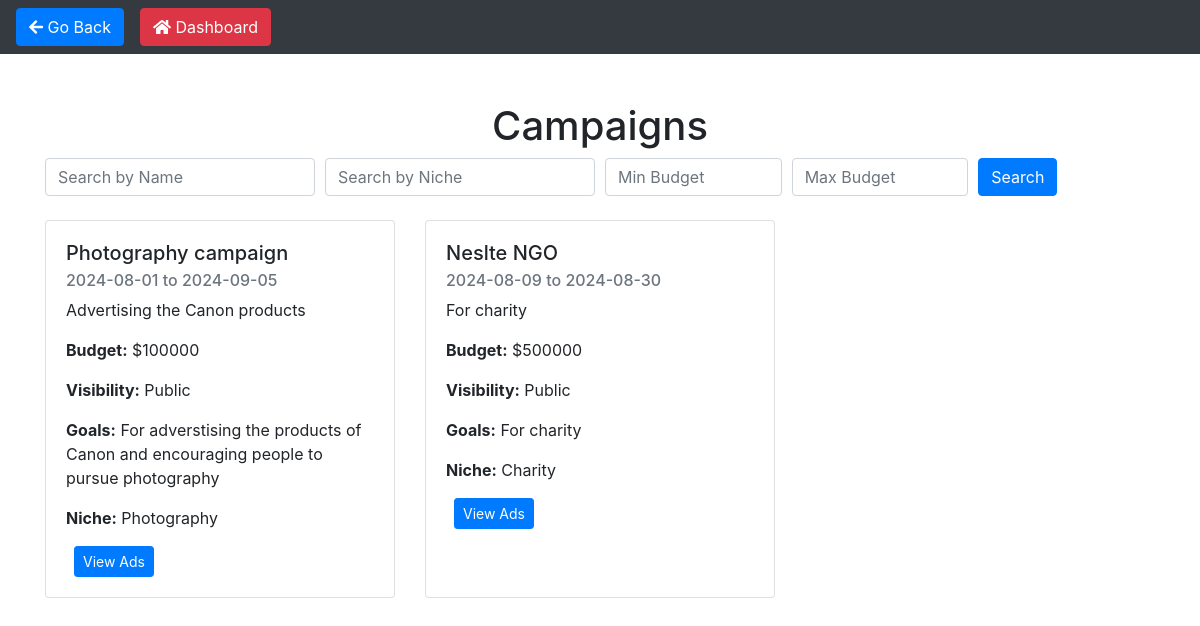
The page /influencer_campaign (signed in) on the database its author committed.
### models.py (models this page shows, shortened)
class Campaign(db.Model):
    __tablename__ = "campaign"
    id = db.Column(db.Integer, primary_key=True)
    name = db.Column(db.String(64), nullable=False)
    date_created = db.Column(db.DateTime, nullable=False, default=datetime.utcnow)
    description = db.Column(db.String(84), nullable=False)
    start_date = db.Column(db.DateTime, nullable=False)
    end_date = db.Column(db.DateTime, nullable=False)
    budget = db.Column(db.Integer, nullable=False)
    visibility = db.Column(db.String(84), nullable=False)
    goals = db.Column(db.String(84), nullable=False)
    niche = db.Column(db.String(64), nullable=False)
    user_id = db.Column(db.Integer, db.ForeignKey('user.id'), nullable=False)
    associated_influencers = db.relationship('Influencer', secondary=influencer_campaign_association,
                                             back_populates='campaigns')
    ads = db.relationship('Ad', backref='campaign', lazy=True)
    user = db.relationship('User', backref='campaigns')

### main.py (the view)
@app.route('/influencer_campaign', methods=["GET", "POST"])
@login_required
def influencer_campaign():
    flagged_campaigns = {flag.item_id for flag in Flag.query.filter_by(item_type='Campaign').all()}
    campaigns = Campaign.query.filter_by(visibility='Public').all()
    campaigns = [campaign for campaign in campaigns if campaign.id not in flagged_campaigns]
    influencers = Influencer.query.all()
    current_user_id = current_user.id  # Fetch the ID of the currently logged-in user
    print(f"Current user ID: {current_user_id}")  # Debug print to see the current user ID
    return render_template('influencer_campaign.html', campaigns=campaigns, influencers=influencers, current_user_id=current_user_id)

### main.py (called while the page is built)
@login_manager.user_loader
def load_user(user_id):
    return User.query.get(int(user_id))

### models.py (called while the page is built)
    @property
    def is_authenticated(self):
        return True

### templates/influencer_campaign.html (shortened to what this page needs)
<!DOCTYPE html>
<html>
  <head>
    <link
      href="https://stackpath.bootstrapcdn.com/bootstrap/4.3.1/css/bootstrap.min.css"
      rel="stylesheet"
    />
    <link
      href="https://cdnjs.cloudflare.com/ajax/libs/font-awesome/5.15.1/css/all.min.css"
      rel="stylesheet"
    />
  </head>
  <body>
    <nav class="navbar navbar-expand-lg navbar-dark bg-dark mb-4">
      <button class="btn btn-primary" onclick="history.back()">
        <i class="fas fa-arrow-left"></i> Go Back
      </button>
      <button
        class="btn btn-danger ml-3"
        onclick="window.location.href='/influencer_dashboard/{{ current_user_id }}'"
      >
        <i class="fas fa-home"></i> Dashboard
      </button>
    </nav>
    <div class="container mt-5">
      <h1 class="text-center">Campaigns</h1>
      <form
        action="{{ url_for('search_campaigns') }}"
        method="GET"
        class="mb-4"
      >
        <div class="form-row">
          <div class="col-md-3">
            <input
              type="text"
              name="name"
              class="form-control"
              placeholder="Search by Name"
            />
          </div>
          <div class="col-md-3">
            <input
              type="text"
              name="niche"
              class="form-control"
              placeholder="Search by Niche"
            />
          </div>
          <div class="col-md-2">
            <input
              type="number"
              name="budget_min"
              class="form-control"
              placeholder="Min Budget"
            />
          </div>
          <div class="col-md-2">
            <input
              type="number"
              name="budget_max"
              class="form-control"
              placeholder="Max Budget"
            />
          </div>
          <div class="col-md-2">
            <button type="submit" class="btn btn-primary">Search</button>
          </div>
        </div>
      </form>
      {% if campaigns %}
      <div class="row mt-4">
        {% for campaign in campaigns %}
        <div class="col-md-4 mb-4">
          <div class="card">
            <div class="card-body">
              <h5 class="card-title">{{ campaign.name }}</h5>
              <h6 class="card-subtitle mb-2 text-muted">
                {{ campaign.start_date.strftime('%Y-%m-%d') }} to {{
                campaign.end_date.strftime('%Y-%m-%d') }}
              </h6>
              <p class="card-text">{{ campaign.description }}</p>
              <p class="card-text">
                <strong>Budget:</strong> ${{ campaign.budget }}
              </p>
              <p class="card-text">
                <strong>Visibility:</strong> {{ campaign.visibility }}
              </p>
              <p class="card-text">
                <strong>Goals:</strong> {{ campaign.goals }}
              </p>
              <p class="card-text">
                <strong>Niche:</strong> {{ campaign.niche }}
              </p>
              {% if influencers %}
              <a
                href="{{ url_for('influencer_ads', campaign_id=campaign.id, influencer_id=influencers.id) }}"
                class="btn btn-primary btn-sm ml-2"
                >View Ads</a
              >
              {% endif %}
            </div>
          </div>
        </div>
        {% endfor %}
      </div>
      {% else %}
      <p>No campaigns found.</p>
      {% endif %}
    </div>
  </body>
</html>

### templates/influencer_campaign.html (style rules this page uses)
.card { display: flex; flex-direction: column; height: 100%; }
.card-body { flex: 1; }

### rows shown on the page
Campaign: name "Photography campaign", start_date "2024-08-01", end_date "2024-09-05", description "Advertising the Canon products", budget "100000", visibility "Public", goals "For adverstising the products of Canon and encouraging people to pursue photography", niche "Photography"
Campaign: name "Neslte NGO", start_date "2024-08-09", end_date "2024-08-30", description "For charity", budget "500000", visibility "Public", goals "For charity", niche "Charity"
